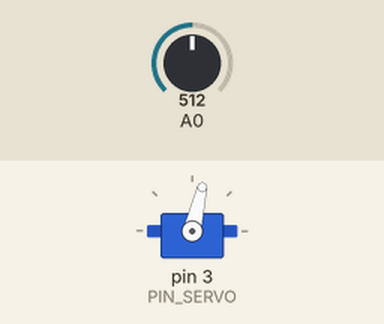
Recording of a sketch running on a simulated Arduino Uno, built with avr-gcc and run on an emulated ATmega328P. Parts: servo. Inputs (shaded band) come from the test bench; at power-on: A0 = 512.

Above: at 1.25 s.
1.3 s: A0 set to 418
4.3 s: A0 set to 389
At 4.3 s:
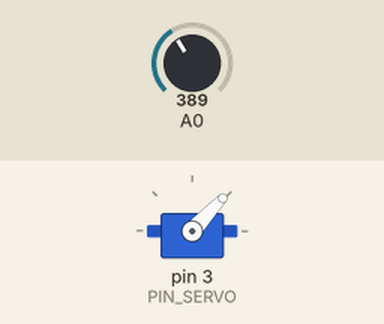
5.8 s: A0 set to 511
At 6.96 s:
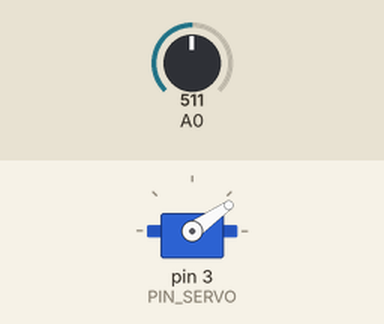
8.8 s: A0 set to 54
At 8.8 s:
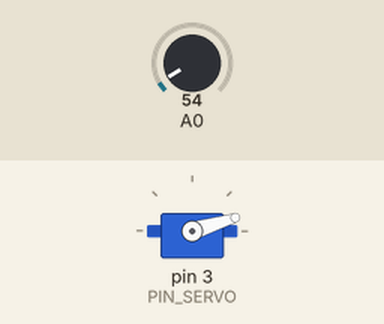
10.3 s: A0 set to 44
At 10.46 s:
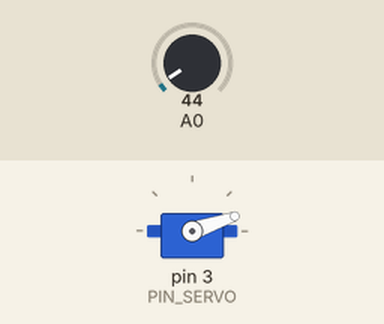
13.3 s: A0 set to 122
At 13.3 s:
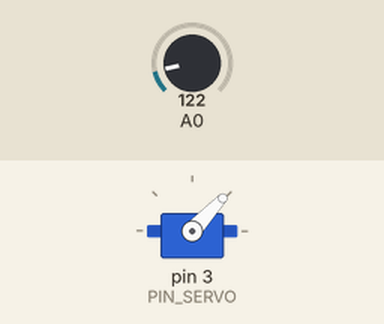
Timing chart, 0 to 15.8 s (numbered marks = the images above; inputs shaded):
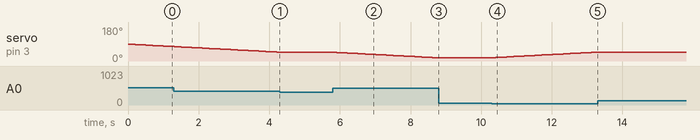

The sketch:

lab5-1.ino
```cpp
#include <Servo.h>
#include <LiquidCrystal.h>


//variables used for keypresses
const int KEY_SELECT = 4;
const int KEY_LEFT = 3;
const int KEY_DOWN = 2;
const int KEY_UP = 1;
const int KEY_RIGHT = 0;
const int KEY_NONE = -1;
const int NUM_KEYS = 5;

int adc_key_val[NUM_KEYS] = {50, 200, 400, 600, 800 };
int adc_key_in;
int key = KEY_NONE;


//Servo Control variables
const int PIN_SERVO = 3;
int stepSize = 1;
int servoPosition = 90;

Servo myServo;

void setup()
{

  myServo.attach(PIN_SERVO);

}


void loop()
{
  adc_key_in = analogRead(0);      // read the value from the sensor
  key = get_key(adc_key_in);       // convert into key press

  switch(key)
  {
    case KEY_RIGHT:
      servoPosition += stepSize;
      if (servoPosition > 179)
        servoPosition=179;
    break;
    case KEY_LEFT:
      servoPosition -= stepSize;
      if (servoPosition < 0)
        servoPosition=0;
    break;

  }


  myServo.write(servoPosition);
  delay(100);
}

// Convert ADC value to key number
int get_key(unsigned int input)
{
    int k;

    for (k = 0; k < NUM_KEYS; k++) {
      if (input < adc_key_val[k])
        return k;
    }

    if (k >= NUM_KEYS)             // No valid key pressed
      k = -1;

    return k;
}
```

Measured:
- the behaviour switches between 400 and 399 on A0 (found by bisection; images 0 and 1)
- after the input at 4.3 s, servo on pin 3 (PIN_SERVO): stays 47° (without the input it goes to 46° after 0.01 s)
- after the input at 5.8 s, servo on pin 3 (PIN_SERVO): moves from 47° to 17° over 2.9 s, starting at once
- after the input at 8.8 s, servo on pin 3 (PIN_SERVO): stays 17° (without the input it goes to 16° after 0.02 s)
- after the input at 10.3 s, servo on pin 3 (PIN_SERVO): moves from 17° to 47° over 2.9 s, starting at once
- after the input at 13.3 s, servo on pin 3 (PIN_SERVO): stays 47° (without the input it goes to 48° after 0.02 s)
